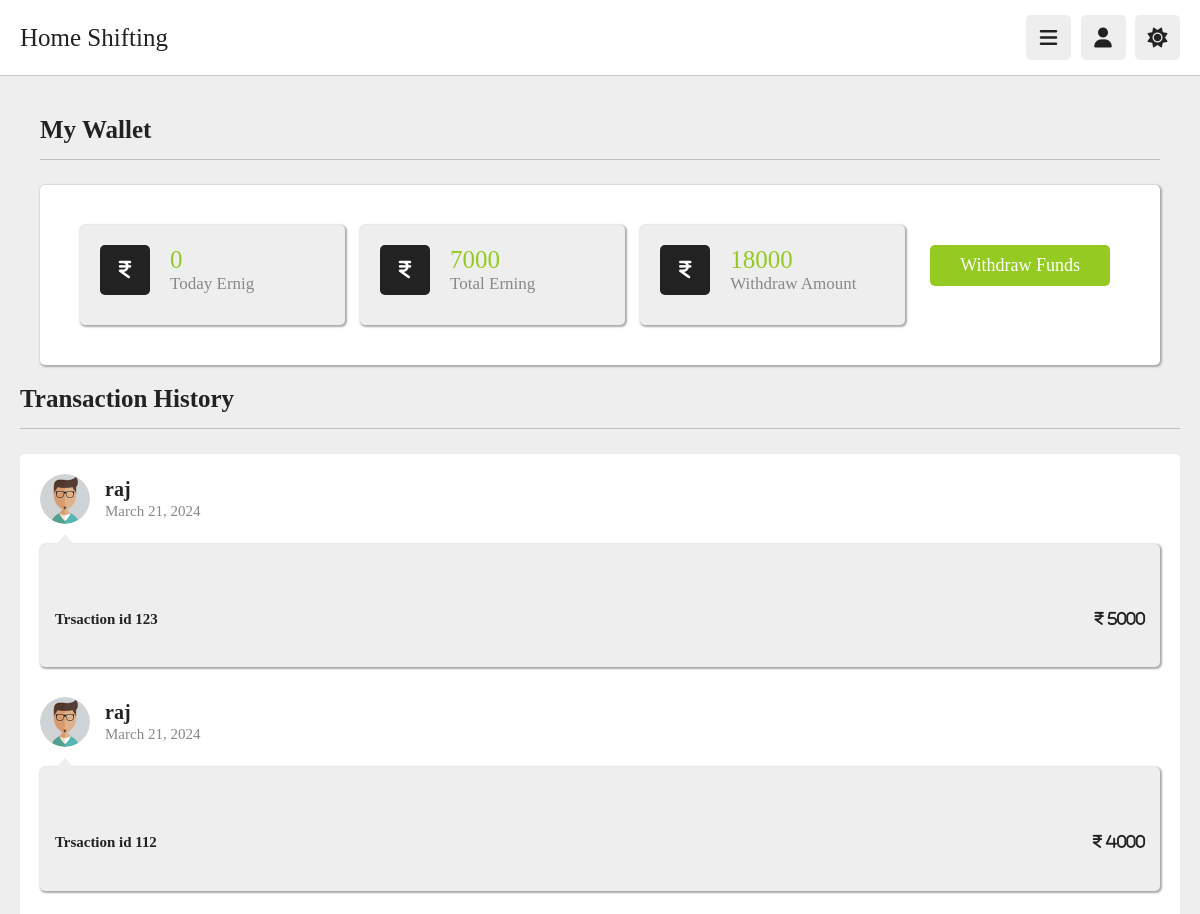
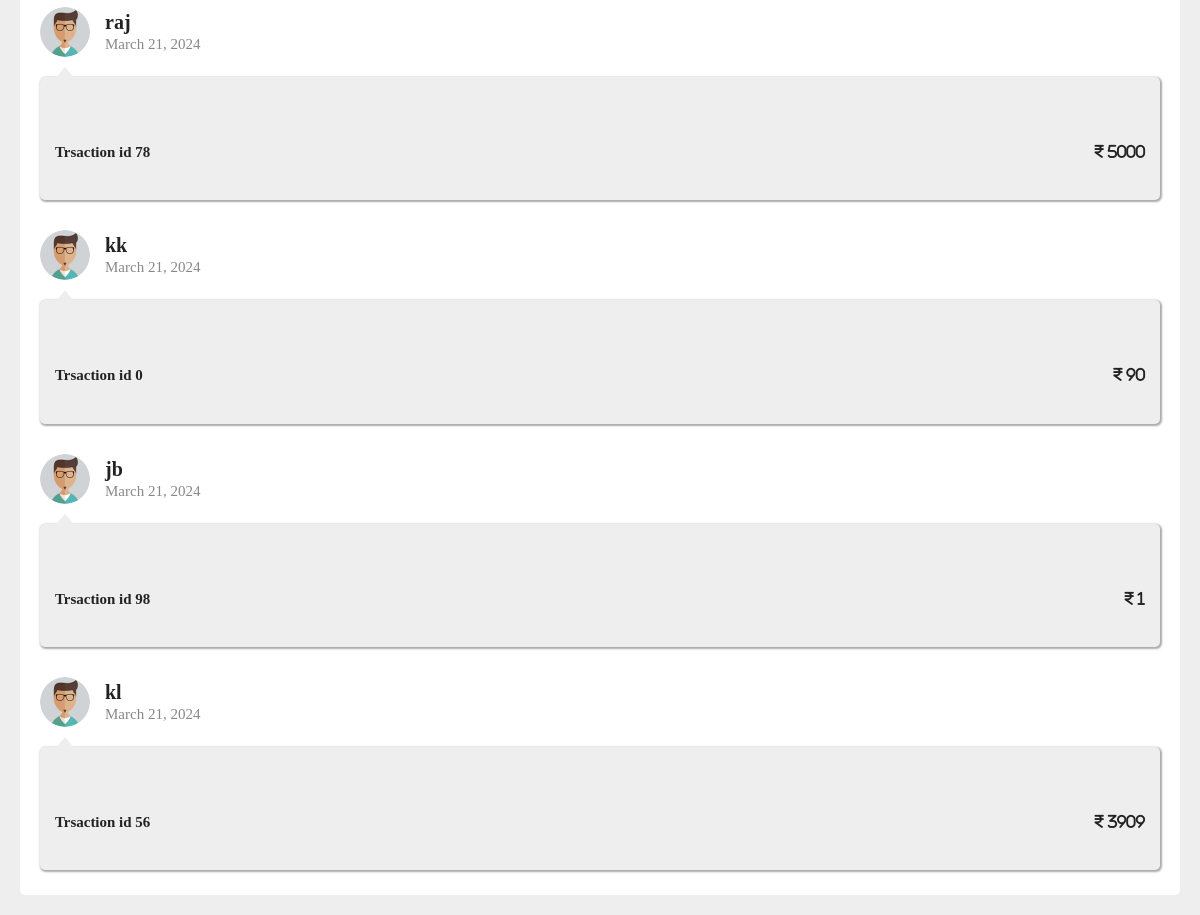
Screenshot of /partners/Mywallet/ (signed in) with the database file from the repository (2 pictures, top to bottom).
### myapp2/models.py (models this page shows)
class Rides(models.Model):
	truckpartner = models.ForeignKey(Truckpartner,on_delete = models.CASCADE, null = True)
	total_trip = models.PositiveIntegerField(default = 0 , null = True)
	start_time = models.DateTimeField(null = True)
	expiry_time = models.DateTimeField(null = True)
	today_earning = models.PositiveBigIntegerField(default = 0, null = True)
	total_earning = models.PositiveBigIntegerField(default = 0, null = True)
	def __str__(self):
	    return self.truckpartner.t_name

class Transactions(models.Model):
	truckpartner = models.ForeignKey(Truckpartner,on_delete=models.CASCADE , null = True)
	rides = models.ForeignKey(Rides,on_delete=models.CASCADE , null = True)
	account_holder_name = models.CharField(max_length = 20)
	account_number = models.PositiveIntegerField()
	ifsc_code = models.PositiveIntegerField()
	date = models.DateField(default = timezone.now)
	amount = models.PositiveBigIntegerField(default = 0)
	def __str__(self):
		return self.truckpartner.t_name

### myapp2/views.py (the view)
# urls.py: path('Mywallet/',views.Mywallet,name='Mywallet'),
def Mywallet(request):
    try:
        truckpartner = Truckpartner.objects.get(t_email = request.session['temail'])
        ride = Rides.objects.get(truckpartner = truckpartner)
        print("============",ride)
        transactions = Transactions.objects.filter(truckpartner = truckpartner)
        a = 0
        for i in transactions:
            a += i.amount
        print("============",transactions)
        current_datetime = timezone.now()
        if current_datetime >= ride.expiry_time:
            ride.today_earning = 0
            ride.save()
        return render(request,'Mywallet.html',{'ride':ride,'transactions':transactions,'a':a})
    except Exception as e:
        print(e)
        return render(request,'Mywallet.html')

### myapp2/templates/Mywallet.html (shortened to what this page needs)
{% extends 'header.html' %}
{% load static %}
{% block content %}
<section class="comments">
   <section class="user-profile">
      <h1 class="heading">My Wallet</h1>
      <div class="info" style="box-shadow: 1px 1px 2px 1px #aaaaaa;">
         <div class="box-container">
            <div class="box" style="  box-shadow: 1px 1px 2px 1px #aaaaaa;">
               <div class="flex">
                  <i class="fa-solid fa-indian-rupee-sign"></i>
                <div>
                     <span>{{ride.today_earning}}</span>
                     <p>Today Ernig</p>
                  </div>
               </div>
            </div>
            <div class="box" style="  box-shadow: 1px 1px 2px 1px #aaaaaa;">
               <div class="flex">
                  <i class="fa-solid fa-indian-rupee-sign"></i>
                  <div>
                     <span>{{ride.total_earning}}</span>
                     <p>Total Erning</p>
                  </div>
               </div>
            </div>
            <div class="box" style="box-shadow: 1px 1px 2px 1px #aaaaaa;">
               <div class="flex">
                  <i class="fa-solid fa-indian-rupee-sign"></i>
                  <div>
                     <span>{{a}}</span>
                     <p>Withdraw Amount</p>
                  </div>
               </div>
            </div>
         <div class="user">
            <a href="{% url 'Withdrawal_funds' %}" class="inline-btn " >Withdraw Funds</a>
         </div>
         </div>
      </div>
   </section>
   <h1 class="heading"> Transaction history </h1>
   <div class="box-container">
      {% for i in transactions %}
      <div class="box" >
         <div class="user" >
            <img src="{% static 'images/pic-1.jpg' %}" alt="">
            <div>
               <h3>{{i.account_holder_name}}</h3>
               <span>{{i.date}}</span>
            </div>
         </div>
         <div class="comment-box" style="box-shadow: 1px 1px 2px 1px #aaaaaa;">
            <h5>Trsaction id {{i.account_number}} <span style="float: right;"><i class="fa-solid fa-indian-rupee-sign"> {{i.amount}}</span></h5></i>
         </div>
      </div>
      {% endfor %}
   </div>
</section>
{% endblock %}

### myapp2/static/css/style.css (style rules this page uses)
:root { --main-color:#94CA21; --red:#e74c3c; --orange:#f39c12; --light-color:#888; --light-bg:#eee; --black:#222222; --white:#fff; --border:.1rem solid rgba(0,0,0,.2); }
* { font-family: 'Kalam', cursive; margin:0; padding:0; box-sizing: border-box; outline: none; border:none; text-decoration: none; }
html { font-size: 62.5%; overflow-x: hidden; }
body { background-color: var(--light-bg); padding-left: 30rem; }
section { padding:2rem; margin: 0 auto; max-width: 1200px; }
.heading { font-size: 2.5rem; color:var(--black); margin-bottom: 2.5rem; border-bottom: var(--border); padding-bottom: 1.5rem; text-transform: capitalize; }
.inline-btn, .inline-option-btn, .inline-delete-btn, .btn, .delete-btn, .option-btn { border-radius: .5rem; color:#fff; font-size: 1.8rem; cursor: pointer; text-transform: capitalize; padding:1rem 3rem; text-align: center; margin-top: 1rem; }
.inline-btn, .inline-option-btn, .inline-delete-btn { display: inline-block; }
.btn, .inline-btn { background-color: var(--main-color); }
.comments .box-container { display: grid; gap: 2.5rem; background-color: var(--white); padding: 2rem; border-radius: .5rem; }
.comments .box-container .box .user { display: flex; align-items: center; gap: 1.5rem; margin-bottom: 2rem; }
.comments .box-container .box .user img { height: 5rem; width: 5rem; border-radius: 50%; }
.comments .box-container .box .user h3 { font-size: 2rem; color: var(--black); margin-bottom: .2rem; }
.comments .box-container .box .user span { font-size: 1.5rem; color: var(--light-color); }
.comments .box-container .box .comment-box { border-radius: .5rem; background-color: var(--light-bg); padding:1rem 1.5rem; white-space: pre-line; margin: .5rem 0; font-size: 1.8rem; color: var(--black); line-height: 1.5; position: relative; z-index: 0; }
.comments .box-container .box .comment-box::before { content: ''; position: absolute; top: -1rem; left: 1.5rem; background-color: var(--light-bg); height: 1.2rem; width: 2rem; clip-path: polygon(50% 0%, 0% 100%, 100% 100%); }
.user-profile .info { background-color: var(--white); border-radius: .5rem; padding: 2rem; }
.user-profile .info .user { text-align: center; margin-bottom: 2rem; padding: 1rem; }
.user-profile .info .box-container { display: flex; flex-wrap: wrap; gap: 1.5rem; }
.user-profile .info .box-container .box { background-color: var(--light-bg); border-radius: .5rem; padding: 2rem; flex: 1 1 25rem; }
.user-profile .info .box-container .box .flex { display: flex; align-items: center; gap: 2rem; margin-bottom: 1rem; }
.user-profile .info .box-container .box .flex i { font-size:2rem; color: var(--white); background-color: var(--black); text-align: center; border-radius: .5rem; height: 5rem; width: 5rem; line-height: 4.9rem; }
.user-profile .info .box-container .box .flex span { font-size: 2.5rem; color: var(--main-color); }
.user-profile .info .box-container .box .flex p { color: var(--light-color); font-size: 1.7rem; }
@media (max-width:1200px) { body { padding-left: 0; } }

### rows the page displays
Rides: today_earning "0", total_earning "7000"
Transactions: account_holder_name "raj", date "March 21, 2024", account_number "123", amount "5000"
Transactions: account_holder_name "raj", date "March 21, 2024", account_number "112", amount "4000"
Transactions: account_holder_name "raj", date "March 21, 2024", account_number "78", amount "5000"
Transactions: account_holder_name "kk", date "March 21, 2024", account_number "0", amount "90"
Transactions: account_holder_name "jb", date "March 21, 2024", account_number "98", amount "1"
Transactions: account_holder_name "kl", date "March 21, 2024", account_number "56", amount "3909"

### other values shown
{{ a }} "18000"
